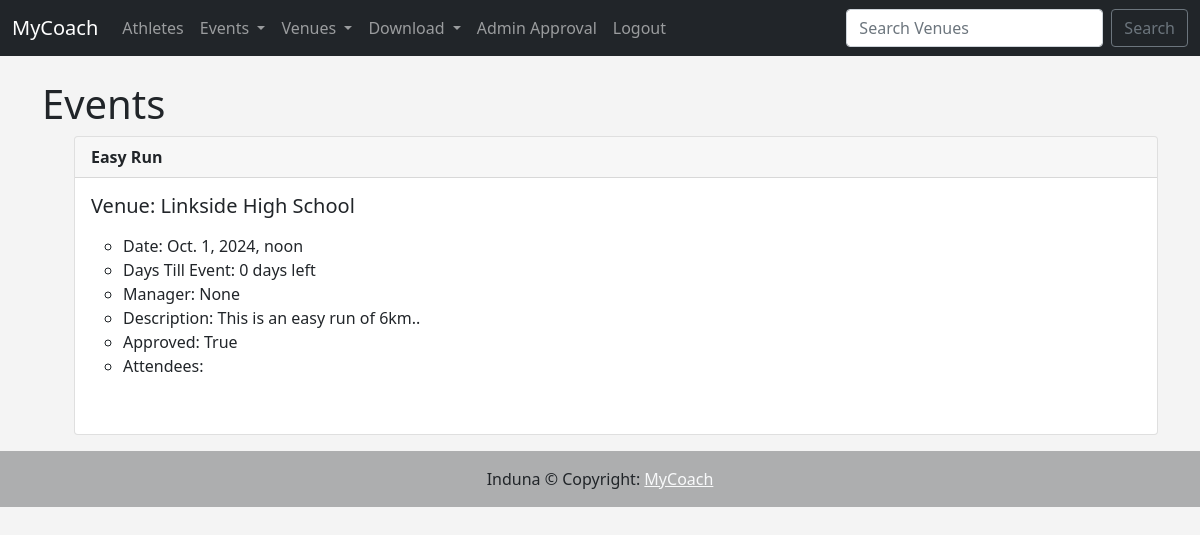
/events/ (signed in), run on the app's committed database.
### events/models.py (models this page shows)
class Event(models.Model):
    name = models.CharField('Event Name', max_length=100)
    event_date = models.DateTimeField('Event Date')
    venue = models.ForeignKey(Venue, blank=True, on_delete=models.CASCADE)
    manager = models.ForeignKey(User, blank=True, null=True,
    on_delete=models.SET_NULL)
    description = models.TextField(blank=True)
    attendees = models.ManyToManyField(MyClubUser, blank=True)
    approved = models.BooleanField('Approved', default=False)
    def __str__(self):
        return self.name
    @property
    def Days_till(self):
        today = date.today()
        day_of = self.event_date.date()
        days_till = day_of - today
        days_till_stripped = days_till.days
        if days_till_stripped < 0:
            fix_day = days_till_stripped * -1
            return (f'{fix_day} days past')
        return (f'{days_till_stripped} days left')

class Venue(models.Model):
    name = models.CharField('Venue Name', max_length=100)
    address = models.CharField(max_length=300)
    city = models.CharField(max_length=100)
    phone = models.CharField('Phone Number', max_length=10)
    zip_code = models.CharField('Zip Code', max_length=10, blank=True)
    web = models.URLField('Website address', blank=True)
    email = models.EmailField('Email', blank=True)
    owner = models.IntegerField('Venue Owner', blank=False, default=1)
    venue_image = models.ImageField(null=True, blank=True, upload_to='images/')
    def __str__(self):
        return self.name

### events/views.py (the view)
# urls.py: path('events/', views.all_events, name="list-events"),
def all_events(request) -> render:
    event_list = Event.objects.all().order_by('event_date')
    return render(request, 'events/event_list.html',
    {'event_list': event_list})

### events/templates/events/event_list.html (shortened to what this page needs)
{% extends 'administration/base.html' %}
{% block content %}
    <h1>Events</h1>
    <ul>
{% for event in event_list %}
<div class="card">
    <div class="card-header">
        <strong>{{ event }}</strong>
    </div>
    <div class="card-body">
      <h5 class="card-title">Venue: {{ event.venue }}</h5>
      <p class="card-text">
        <ul>
            <li>Date: {{ event.event_date }}</li>
            <li>Days Till Event: {{ event.Days_till }}</li>
            <li>Manager: {{ event.manager }}</li>
            <li>Description: {{ event.description }}</li>
            <li>Approved: {{ event.approved }}</li>
            <li>Attendees:<br/>
            </li>
            </ul>
            <br/>
      </p>
    </div>
  </div>
  {% endfor %}
  </ul>
{% endblock %}

### events/templates/administration/base.html (style rules this page uses)
body { background-color: #f4f4f4; }

### data on the page
Event: name "Easy Run", venue "Linkside High School", event_date "Oct. 1, 2024, noon", Days_till "0 days left", manager "None", description "This is an easy run of 6km..", approved "True"
